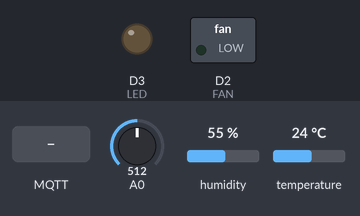
The sketch below on a simulated ESP8266 (NodeMCU). Shown: switched loads named in the sketch (green lamp = pin HIGH), output pins drawn as LEDs (lit = HIGH). Inputs (shaded band) come from the test bench; at power-on: A0 = 512, humidity 55 %, temperature 24 °C. WiFi joins after 1.5 s; servers stay silent unless stated; no MQTT or app messages arrive unless stated; what the sketch prints to the serial monitor is not drawn.

Above: at 2.7 s.
2.8 s: MQTT message "on" arrives on the first subscribed topic
At 4.8 s:
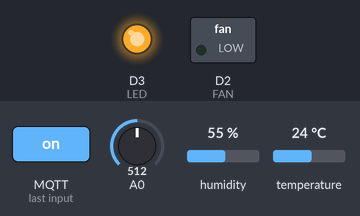
5.1 s: MQTT message "on" arrives on the second subscribed topic
At 6.3 s:
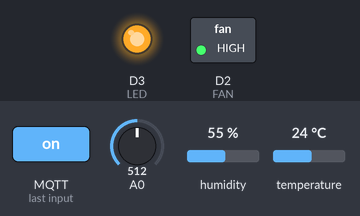
7.1 s: MQTT message "off" arrives on the first subscribed topic
At 8.7 s:
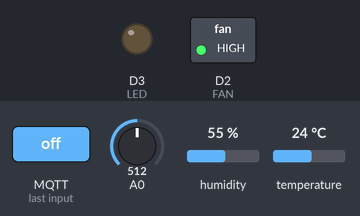
9.1 s: MQTT message "off" arrives on the second subscribed topic
At 11.1 s:
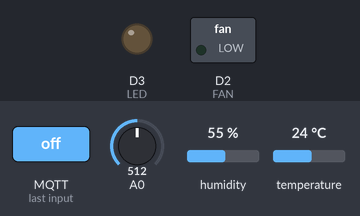
Timing chart, 0 to 12.1 s (numbered marks = the images above; inputs shaded):
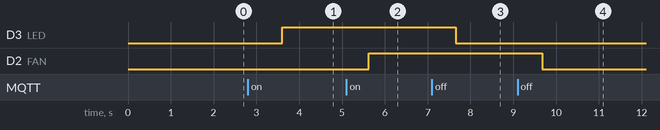

The sketch:

iot.ino
```cpp
#include <ESP8266WiFi.h>
#include <PubSubClient.h>
#include <ArduinoJson.h>
#include "DHT.h"
// GPIO 5 D1
#define LED D3
#define FAN D2
const int DHTPIN = D1;
const int DHTTYPE = DHT11;
// WiFi
const char *ssid = "Coc";            // Enter your WiFi name
const char *password = "12345678";  // Enter WiFi password


// MQTT Broker
const char *mqtt_broker = "broker.hivemq.com";
const int mqtt_port = 1883;
const char *topic_led = "iot/led_control";
const char *topic_fan = "iot/fan_control";
// const char *topic_iot = "iot/#";
const char *topic_thoitiet = "thoitiet";
const char *topic_fanlight = "fanlight";
// const char *mqtt_username = "hieu0110";
// const char *mqtt_password = "hieu0110";

bool ledState = false;
bool fanState = false;
WiFiClient espClient;
PubSubClient client(espClient);
DHT dht(DHTPIN, DHTTYPE);

void setup() {
  // Set software serial baud to 115200;
  Serial.begin(115200);
  // delay(1000);  // Delay for stability

  // Connecting to a WiFi network
  WiFi.begin(ssid, password);
  while (WiFi.status() != WL_CONNECTED) {
    delay(500);
    Serial.println("Connecting to WiFi...");
  }
  Serial.println("Connected to the WiFi network");

  // Setting LED pin as output
  pinMode(LED, OUTPUT);
  digitalWrite(LED, LOW);  // Turn off the LED initially
  pinMode(FAN, OUTPUT);
  digitalWrite(FAN, LOW);
  // Connecting to an MQTT broker
  client.setServer(mqtt_broker, mqtt_port);
  client.setCallback(callback);
  while (!client.connected()) {
    String client_id = "esp8266-client-";
    client_id += String(WiFi.macAddress());
    if (client.connect(client_id.c_str())) {
      Serial.println("Public EMQX MQTT broker connected");
    } else {
      Serial.print("Failed with state ");
      Serial.print(client.state());
      delay(2000);
    }
  }
  client.subscribe(topic_led);
  client.subscribe(topic_fan);
}

void callback(char *topic, byte *payload, unsigned int length) {
  String message;
  for (int i = 0; i < length; i++) {
    message += (char)payload[i];  // Convert *byte to string
  }
  // Serial.println(topic);
  if (String(topic) == String(topic_led)) {
    if (message == "on" && !ledState) {
      digitalWrite(LED, HIGH);  // Turn on the LED
      ledState = true;
    } else if (message == "off" && ledState) {
      digitalWrite(LED, LOW);  // Turn off the LED
      ledState = false;
    }
  } else if (String(topic) == String(topic_fan)) {
    if (message == "on" && !fanState) {
      digitalWrite(FAN, HIGH);  // Turn on the FAN
      fanState = true;
    } else if (message == "off" && fanState) {
      digitalWrite(FAN, LOW);  // Turn off the FAN
      fanState = false;
    }
  }
}
void loop() {
  double h = dht.readHumidity();
  double t = dht.readTemperature();
  int q = analogRead(A0);
   if (isnan(h)) {
    h = 0.0;
  }
  if (isnan(t)) {
    t = 0.0;
  }
  String nhietdo = String(t, 0);
  String doam = String(h, 0);
  String anhsang = String(q);
  StaticJsonDocument<200> jsonDocument;

  // Thêm dữ liệu nhiệt độ, độ ẩm và ánh sáng vào JSON
  jsonDocument["nhietdo"] = nhietdo;
  jsonDocument["doam"] = doam;
  jsonDocument["anhsang"] = anhsang;

  // Chuyển đổi JSON thành chuỗi
  char jsonStr[200];
  serializeJson(jsonDocument, jsonStr);
  // Gửi chuỗi JSON lên MQTT
  client.publish(topic_thoitiet, jsonStr);

  // trang thai led fan
  String ledstatus ;
  String fanstatus ;
 int ledState = digitalRead(LED);
 int fanState = digitalRead(FAN);
  if (ledState == HIGH) {
      ledstatus = "on";
  } else {
    ledstatus = "off";
  }
  if (fanState == HIGH) {
      fanstatus = "on";
  } else {
    fanstatus = "off";
  }
  StaticJsonDocument<200> jsonFanLight;
  jsonFanLight["light"] = ledstatus;
  jsonFanLight["fan"] = fanstatus;
  char FanLightStr[200];
  serializeJson(jsonFanLight, FanLightStr);
  client.publish(topic_fanlight, FanLightStr);

  client.loop();
  delay(2000);  // Delay for a short period in each loop iteration
}
```

Measured:
- after the input at 2.8 s, D3 (LED): LOW → HIGH after 0.80 s
- after the input at 5.1 s, D2 (FAN): LOW → HIGH after 0.53 s
- after the input at 7.1 s, D3 (LED): HIGH → LOW after 0.55 s
- after the input at 9.1 s, D2 (FAN): HIGH → LOW after 0.58 s
